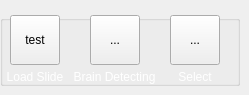
          <widget class="QWidget" name="pageBrainDetect">
           <widget class="QGroupBox" name="gboxBrain">
            <property name="geometry">
             <rect>
              <x>0</x>
              <y>15</y>
              <width>240</width>
              <height>71</height>
             </rect>
            </property>
            <property name="title">
             <string/>
            </property>
            <widget class="QLabel" name="label_9">
             <property name="geometry">
              <rect>
               <x>-5</x>
               <y>50</y>
               <width>80</width>
               <height>25</height>
              </rect>
             </property>
             <property name="text">
              <string>&lt;html&gt;&lt;head/&gt;&lt;body&gt;&lt;p align=&quot;center&quot;&gt;&lt;span style=&quot; font-size:9pt; color:#ffffff;&quot;&gt;Load Slide&lt;/span&gt;&lt;/p&gt;&lt;/body&gt;&lt;/html&gt;</string>
             </property>
            </widget>
            <widget class="QLabel" name="label_10">
             <property name="geometry">
              <rect>
               <x>67</x>
               <y>50</y>
               <width>95</width>
               <height>25</height>
              </rect>
             </property>
             <property name="text">
              <string>&lt;html&gt;&lt;head/&gt;&lt;body&gt;&lt;p align=&quot;center&quot;&gt;&lt;span style=&quot; font-size:9pt; color:#ffffff;&quot;&gt;Brain Detecting&lt;/span&gt;&lt;/p&gt;&lt;/body&gt;&lt;/html&gt;</string>
             </property>
            </widget>
            <widget class="QToolButton" name="btnLoadSlide">
             <property name="geometry">
              <rect>
               <x>10</x>
               <y>0</y>
               <width>50</width>
               <height>50</height>
              </rect>
             </property>
             <property name="text">
              <string>test</string>
             </property>
             <property name="icon">
              <iconset>
               <normaloff>:/newPrefix/Icons/load2.svg</normaloff>:/newPrefix/Icons/load2.svg</iconset>
             </property>
             <property name="iconSize">
              <size>
               <width>32</width>
               <height>32</height>
              </size>
             </property>
            </widget>
            <widget class="QToolButton" name="btnBrainDetecting">
             <property name="geometry">
              <rect>
               <x>90</x>
               <y>0</y>
               <width>50</width>
               <height>50</height>
              </rect>
             </property>
             <property name="text">
              <string>...</string>
             </property>
             <property name="icon">
              <iconset>
               <normaloff>:/newPrefix/Icons/detection.svg</normaloff>:/newPrefix/Icons/detection.svg</iconset>
             </property>
             <property name="iconSize">
              <size>
               <width>32</width>
               <height>32</height>
              </size>
             </property>
            </widget>
            <widget class="QToolButton" name="btnSelectBrain">
             <property name="geometry">
              <rect>
               <x>170</x>
               <y>0</y>
               <width>50</width>
               <height>50</height>
              </rect>
             </property>
             <property name="text">
              <string>...</string>
             </property>
             <property name="icon">
              <iconset>
               <normaloff>:/newPrefix/Icons/select.svg</normaloff>:/newPrefix/Icons/select.svg</iconset>
             </property>
             <property name="iconSize">
              <size>
               <width>32</width>
               <height>32</height>
              </size>
             </property>
            </widget>
            <widget class="QLabel" name="label_18">
             <property name="geometry">
              <rect>
               <x>155</x>
               <y>50</y>
               <width>80</width>
               <height>25</height>
              </rect>
             </property>
             <property name="text">
              <string>&lt;html&gt;&lt;head/&gt;&lt;body&gt;&lt;p align=&quot;center&quot;&gt;&lt;span style=&quot; font-size:9pt; color:#ffffff;&quot;&gt;Select&lt;/span&gt;&lt;/p&gt;&lt;/body&gt;&lt;/html&gt;</string>
             </property>
            </widget>
            <zorder>label_9</zorder>
            <zorder>btnLoadSlide</zorder>
            <zorder>btnBrainDetecting</zorder>
            <zorder>btnSelectBrain</zorder>
            <zorder>label_18</zorder>
            <zorder>label_10</zorder>
           </widget>
          </widget>
